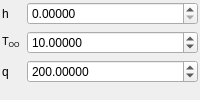
                 <widget class="QWidget" name="tab_3rdKind">
                  <attribute name="title">
                   <string>3-й род</string>
                  </attribute>
                  <layout class="QVBoxLayout" name="verticalLayout">
                   <property name="margin">
                    <number>2</number>
                   </property>
                   <item>
                    <layout class="QFormLayout" name="formLayout_3rdKind">
                     <item row="0" column="0">
                      <widget class="QLabel" name="label_h">
                       <property name="text">
                        <string>h</string>
                       </property>
                       <property name="buddy">
                        <cstring>doubleSpinBox_h</cstring>
                       </property>
                      </widget>
                     </item>
                     <item row="0" column="1">
                      <widget class="QDoubleSpinBox" name="doubleSpinBox_h">
                       <property name="decimals">
                        <number>5</number>
                       </property>
                       <property name="maximum">
                        <double>100500.100500000000466</double>
                       </property>
                      </widget>
                     </item>
                     <item row="1" column="0">
                      <widget class="QLabel" name="label_Too">
                       <property name="text">
                        <string>&lt;!DOCTYPE HTML PUBLIC &quot;-//W3C//DTD HTML 4.0//EN&quot; &quot;http://www.w3.org/TR/REC-html40/strict.dtd&quot;&gt;
&lt;html&gt;&lt;head&gt;&lt;meta name=&quot;qrichtext&quot; content=&quot;1&quot; /&gt;&lt;style type=&quot;text/css&quot;&gt;
p, li { white-space: pre-wrap; }
&lt;/style&gt;&lt;/head&gt;&lt;body style=&quot; font-family:'MS Shell Dlg 2'; font-size:8.25pt; font-weight:400; font-style:normal;&quot;&gt;
&lt;p style=&quot; margin-top:0px; margin-bottom:0px; margin-left:0px; margin-right:0px; -qt-block-indent:0; text-indent:0px;&quot;&gt;&lt;span style=&quot; font-size:8pt;&quot;&gt;T&lt;/span&gt;&lt;span style=&quot; font-size:8pt; vertical-align:sub;&quot;&gt;OO&lt;/span&gt;&lt;/p&gt;&lt;/body&gt;&lt;/html&gt;</string>
                       </property>
                       <property name="buddy">
                        <cstring>doubleSpinBox_Too</cstring>
                       </property>
                      </widget>
                     </item>
                     <item row="1" column="1">
                      <widget class="QDoubleSpinBox" name="doubleSpinBox_Too">
                       <property name="decimals">
                        <number>5</number>
                       </property>
                       <property name="maximum">
                        <double>100500.100500000000466</double>
                       </property>
                       <property name="value">
                        <double>10.000000000000000</double>
                       </property>
                      </widget>
                     </item>
                     <item row="2" column="0">
                      <widget class="QLabel" name="label_q">
                       <property name="text">
                        <string>q</string>
                       </property>
                       <property name="buddy">
                        <cstring>doubleSpinBox_q</cstring>
                       </property>
                      </widget>
                     </item>
                     <item row="2" column="1">
                      <widget class="QDoubleSpinBox" name="doubleSpinBox_q">
                       <property name="decimals">
                        <number>5</number>
                       </property>
                       <property name="maximum">
                        <double>100500.100500000000466</double>
                       </property>
                       <property name="value">
                        <double>200.000000000000000</double>
                       </property>
                      </widget>
                     </item>
                    </layout>
                   </item>
                  </layout>
                 </widget>
